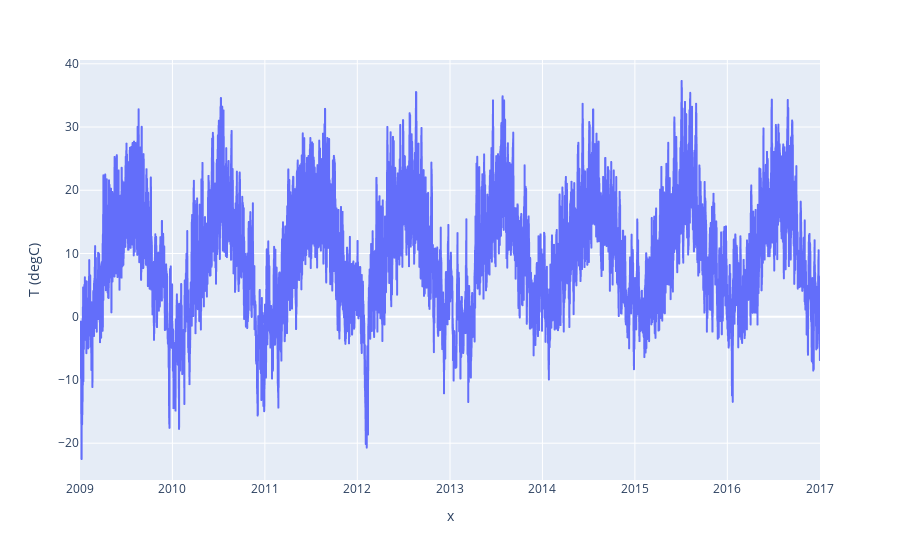

Notebook code cell kept with this figure:
### Code cell
import plotly.express as px

# lets plot the same plot in plotly
fig = px.line(df , x = date_time , y = 'T (degC)')
fig.show()

### Figure 1 — Plotly figure (JSON) as saved in the notebook; plotly's stock layout.template omitted (floating-point values rounded to 4 significant figures; data arrays with more than 128 entries replaced by an {"elided": "..."} marker saying what was removed)
{"data": [{"hovertemplate": "x=%{x}<br>T (degC)=%{y}<extra></extra>", "legendgroup": "", "line": {"color": "#636efa", "dash": "solid"}, "marker": {"symbol": "circle"}, "mode": "lines", "name": "", "showlegend": false, "type": "scattergl", "x": {"elided": "35045 str values"}, "xaxis": "x", "y": {"elided": "35045 float values"}, "yaxis": "y"}], "layout": {"legend": {"tracegroupgap": 0}, "margin": {"t": 60}, "xaxis": {"anchor": "y", "domain": [0, 1], "title": {"text": "x"}}, "yaxis": {"anchor": "x", "domain": [0, 1], "title": {"text": "T (degC)"}}}}
